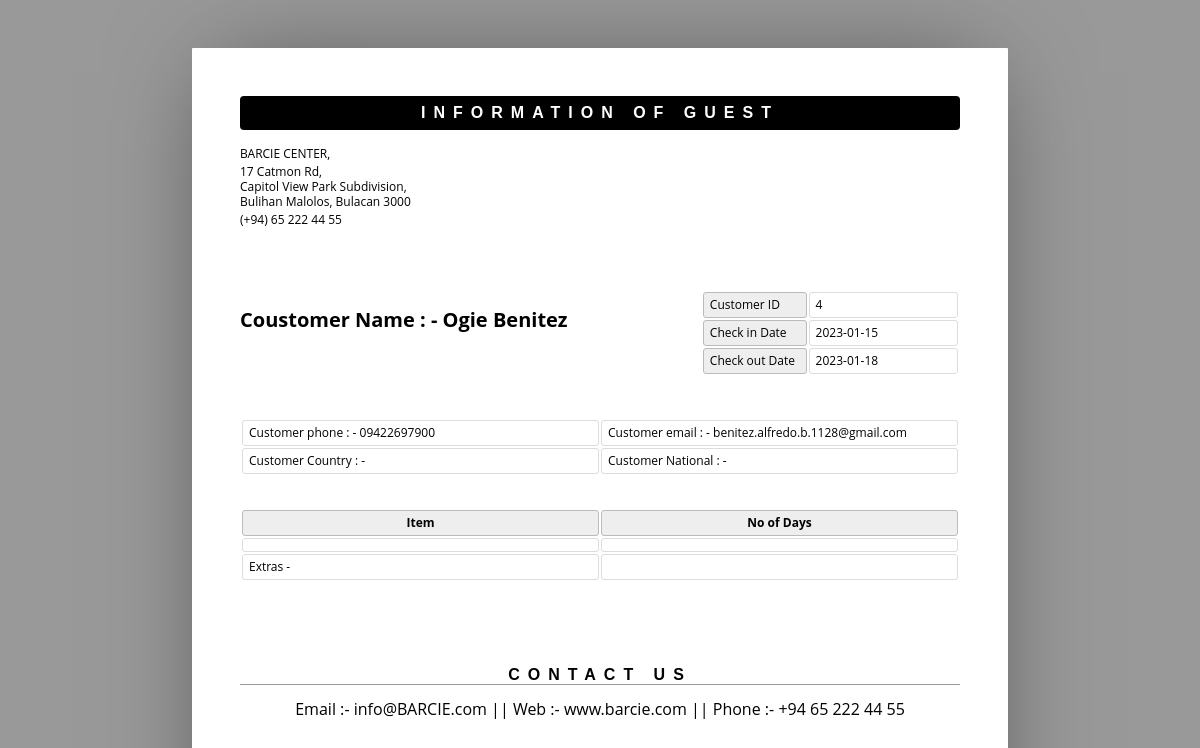
Screenshot of /admin/show.php?sid=4 with the database file from the repository.
### tables this page shows
CREATE TABLE `roombook` (
  `id` int(10) UNSIGNED NOT NULL,
  `room_id` int(11) NOT NULL,
  `FName` text DEFAULT NULL,
  `LName` text DEFAULT NULL,
  `Email` varchar(50) DEFAULT NULL,
  `Phone` text DEFAULT NULL,
  `Special_Request` varchar(500) DEFAULT NULL,
  `cin` date DEFAULT NULL,
  `cout` date DEFAULT NULL,
  `stat` int(1) DEFAULT NULL
);

### admin/show.php (the view, shortened to what this page needs)
<html>
	<head>
	</head>
	<body>
	<?php
	include ('db.php');
	$pid = $_GET['sid'];
	$sql ="select * from roombook where id = '$pid' ";
	$re = mysqli_query($con,$sql);
	while($row=mysqli_fetch_array($re))
	{
		$id = $row['id'];
		$title =  $row['Title'];
		$Fname = $row['FName'];
		$lname = $row['LName'];
		$email = $row['Email'];
		$National = $row['National'];
		$country = $row['Country'];
		$phone = $row['Phone'];
		$room_type = $row['TRoom'];
		$meal_type = $row['Meal'];
		$cin_date = $row['cin'];
		$cout_date = $row['cout'];
		$nodays = $row['nodays'];
	}
	?>
		<header>
			<h1>Information of Guest</h1>
			<address >
			<p>BARCIE CENTER,</p>
				<p>17 Catmon Rd, <br>Capitol View Park Subdivision,<br> Bulihan Malolos, Bulacan 3000</p>
				<p>(+94) 65 222 44 55</p>
			</address>
		</header>
		<article>
			<address >
				<p><br></p>
				<p>Coustomer Name  : -  <?php echo $title.$Fname." ".$lname;?><br></p>
			</address>
			<table class="meta">
				<tr>
					<th><span >Customer ID</span></th>
					<td><span ><?php echo $id; ?></span></td>
				</tr>
				<tr>
					<th><span >Check in Date</span></th>
					<td><span ><?php echo $cin_date; ?> </span></td>
				</tr>
				<tr>
					<th><span >Check out Date</span></th>
					<td><span ><?php echo $cout_date; ?> </span></td>
				</tr>
			</table>
			<table >
					<tr>
						<td>Customer phone : -  <?php echo $phone; ?> </td>
						<td>Customer email : -  <?php echo $email; ?> </td>
					</tr>
					<tr>
						<td>Customer Country : -  <?php echo $country; ?> </td>
						<td>Customer National : -  <?php echo $National; ?> </td>
					</tr>
				</table>
				<br>
				<br>
			<table class="inventory">
				<thead>
					<tr>
						<th><span >Item</span></th>
						<th><span >No of Days</span></th>
					</tr>
				</thead>
				<tbody>
					<tr>
						<td><span ><?php echo $room_type; ?></span></td>
						<td><span ><?php echo $nodays; ?> </span></td>
					</tr>
					<tr>
						<td><span >Extras - <?php echo $meal_type; ?>  </span></td>
						<td><span ><?php echo $nodays; ?></span></td>
					</tr>
				</tbody>
			</table>
		</article>
		<aside>
			<h1><span >Contact us</span></h1>
			<div >
				<p align="center">Email :- info@BARCIE.com || Web :- www.barcie.com || Phone :- +94 65 222 44 55 </p>
			</div>
		</aside>
	</body>
</html>

### admin/show.php (style rules this page uses)
* { border: 0; box-sizing: content-box; color: inherit; font-family: inherit; font-size: inherit; font-style: inherit; font-weight: inherit; line-height: inherit; list-style: none; margin: 0; padding: 0; text-decoration: none; vertical-align: top; }
h1 { font: bold 100% sans-serif; letter-spacing: 0.5em; text-align: center; text-transform: uppercase; }
table { font-size: 75%; table-layout: fixed; width: 100%; }
table { border-collapse: separate; border-spacing: 2px; }
th, td { border-width: 1px; padding: 0.5em; position: relative; text-align: left; }
th, td { border-radius: 0.25em; border-style: solid; }
th { background: #EEE; border-color: #BBB; }
td { border-color: #DDD; }
html { font: 16px/1 'Open Sans', sans-serif; overflow: auto; padding: 0.5in; }
html { background: #999; cursor: default; }
body { box-sizing: border-box; height: 11in; margin: 0 auto; overflow: hidden; padding: 0.5in; width: 8.5in; }
body { background: #FFF; border-radius: 1px; box-shadow: 0 0 1in -0.25in rgba(0, 0, 0, 0.5); }
header { margin: 0 0 3em; }
header:after { clear: both; content: ""; display: table; }
header h1 { background: #000; border-radius: 0.25em; color: #FFF; margin: 0 0 1em; padding: 0.5em 0; }
header address { float: left; font-size: 75%; font-style: normal; line-height: 1.25; margin: 0 1em 1em 0; }
header address p { margin: 0 0 0.25em; }
article, article address, table.meta, table.inventory { margin: 0 0 3em; }
article:after { clear: both; content: ""; display: table; }
article address { float: left; font-size: 125%; font-weight: bold; }
table.meta, table.balance { float: right; width: 36%; }
table.meta:after, table.balance:after { clear: both; content: ""; display: table; }
table.meta th { width: 40%; }
table.meta td { width: 60%; }
table.inventory { clear: both; width: 100%; }
table.inventory th { font-weight: bold; text-align: center; }
table.inventory td:nth-child(1) { width: 26%; }
table.inventory td:nth-child(2) { width: 38%; }
aside h1 { border: none; border-width: 0 0 1px; margin: 0 0 1em; }
aside h1 { border-color: #999; border-bottom-style: solid; }

### rows the page displays
roombook: FName "Ogie", LName "Benitez", id "4", cin "2023-01-15", cout "2023-01-18", Phone "09422697900", Email "benitez.alfredo.b.1128@gmail.com"
